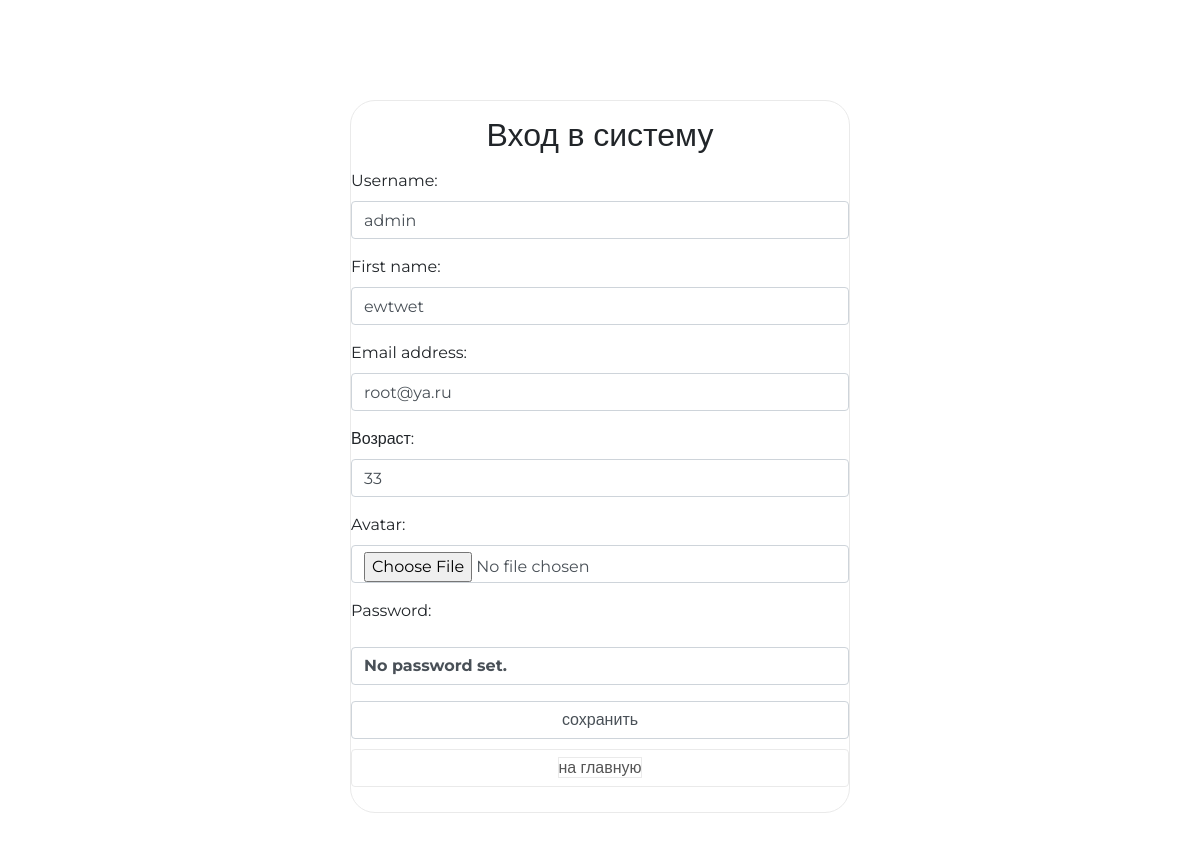
The page /auth/edit/ (signed in) on the database its author committed.
### authnapp/models.py (models this page shows)
class ShopUser(AbstractUser):
    avatar = models.ImageField(upload_to="users_avatars", blank=True)
    age = models.PositiveIntegerField(verbose_name="возраст")

### authnapp/views.py (the view)
# urls.py: path("edit/", authnapp.edit, name="edit"),
def edit(request):
    title = "редактирование"
    if request.method == "POST":
        edit_form = ShopUserEditForm(request.POST, request.FILES, instance=request.user)
        if edit_form.is_valid():
            edit_form.save()
            return HttpResponseRedirect(reverse("auth:edit"))
    else:
        edit_form = ShopUserEditForm(instance=request.user)
    content = {"title": title, "edit_form": edit_form, "media_url": settings.MEDIA_URL}
    return render(request, "authnapp/edit.html", content)

### authnapp/forms.py (shortened to what this page needs)
class ShopUserEditForm(UserChangeForm):
    def __init__(self, *args, **kwargs):
        super(ShopUserEditForm, self).__init__(*args, **kwargs)
        for field_name, field in self.fields.items():
            field.widget.attrs["class"] = "form-control"
            field.help_text = ""
    class Meta:
        model = ShopUser
        fields = ("username", "first_name", "email", "age", "avatar")

### authnapp/templates/authnapp/edit.html (shortened to what this page needs)
{% extends 'authnapp/base.html' %}
{% load static %}
{% block content %}
<form class="form-horizontal" action="{% url 'auth:edit' %}" method="post" enctype="multipart/form-data">
    {{ edit_form.as_p }}
    <input class="form-control" type="submit" value="сохранить">
</form>
<button class="btn btn-round form-control last">
    <a href="{% url 'main' %}" class="">
        на главную
    </a>
</button>
{% endblock %}

### static/style.css (style rules this page uses)
* { margin: 0; padding: 0; }
body { font-family: 'Montserrat', sans-serif; }
html, body { height: 100%; }
.login .form-control[type="submit"] { margin: 10px auto; }
.login button { border: 1px solid #eaeaea; margin-bottom: 10px; text-decoration: none; display: block; width: 100%; }
.login button.last { margin-bottom: 25px; }
.login button a, .login button a:hover { border: 1px solid #eaeaea; color: #555; text-decoration: none; }
.login form { margin-bottom: 10px; }

### rows shown on the page
ShopUser: username "admin", first_name "ewtwet", email "root@ya.ru", age "33"
